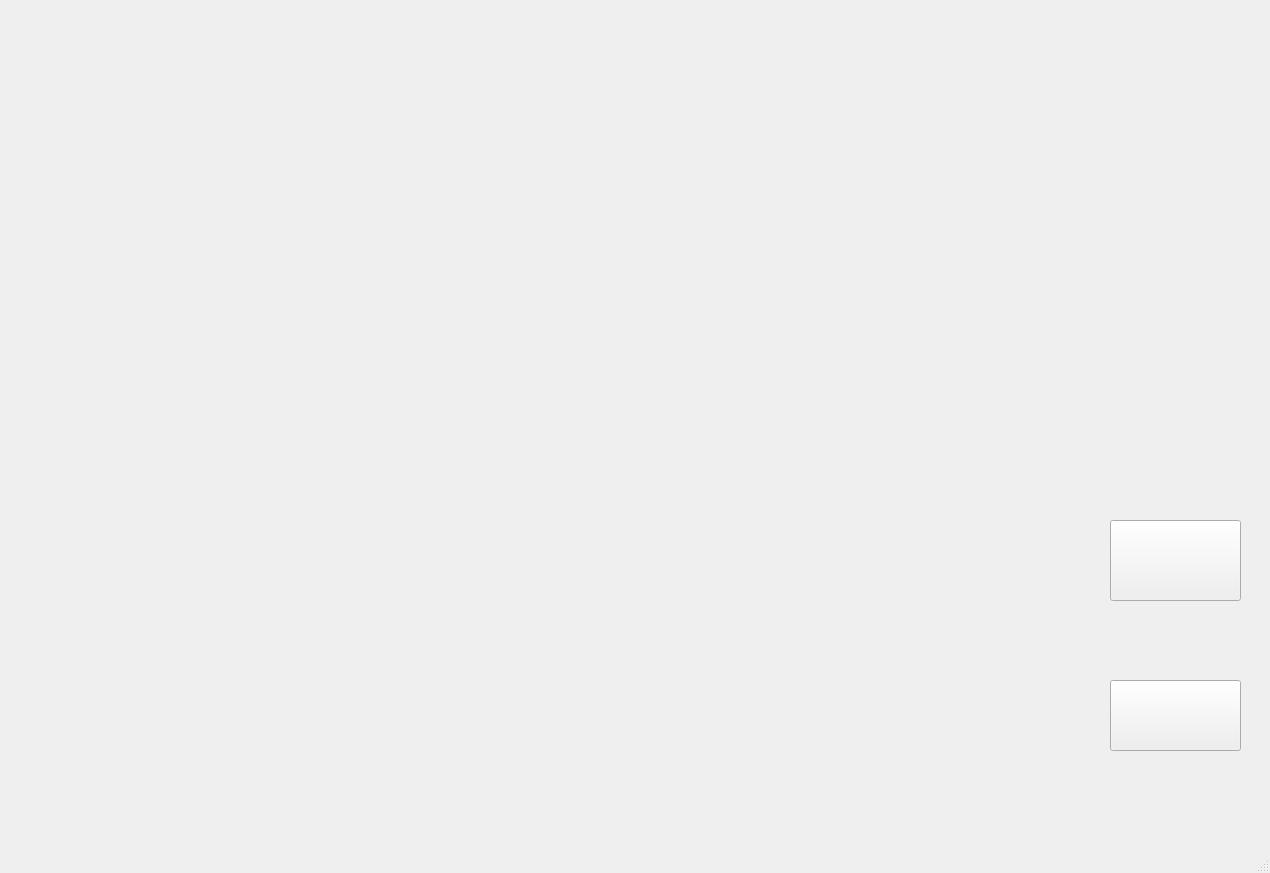
<?xml version="1.0" encoding="UTF-8"?>
<ui version="4.0">
 <class>MainWindow</class>
 <widget class="QMainWindow" name="MainWindow">
  <property name="enabled">
   <bool>true</bool>
  </property>
  <property name="geometry">
   <rect>
    <x>0</x>
    <y>0</y>
    <width>1270</width>
    <height>873</height>
   </rect>
  </property>
  <property name="windowTitle">
   <string>MainWindow</string>
  </property>
  <property name="animated">
   <bool>true</bool>
  </property>
  <widget class="QWidget" name="centralwidget">
   <widget class="QPushButton" name="pushButton">
    <property name="geometry">
     <rect>
      <x>1110</x>
      <y>520</y>
      <width>131</width>
      <height>81</height>
     </rect>
    </property>
    <property name="text">
     <string/>
    </property>
   </widget>
   <widget class="QPushButton" name="pushButton_2">
    <property name="geometry">
     <rect>
      <x>1110</x>
      <y>680</y>
      <width>131</width>
      <height>71</height>
     </rect>
    </property>
    <property name="text">
     <string/>
    </property>
   </widget>
   <widget class="QLabel" name="label1">
    <property name="geometry">
     <rect>
      <x>210</x>
      <y>510</y>
      <width>61</width>
      <height>61</height>
     </rect>
    </property>
    <property name="text">
     <string/>
    </property>
   </widget>
  </widget>
  <widget class="QStatusBar" name="statusBar"/>
 </widget>
 <resources/>
 <connections/>
</ui>
